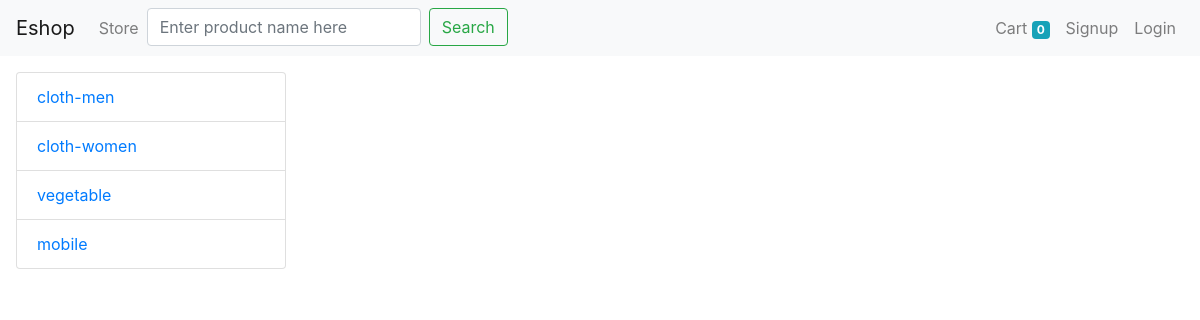
Before: /?category=3 with the older database file.
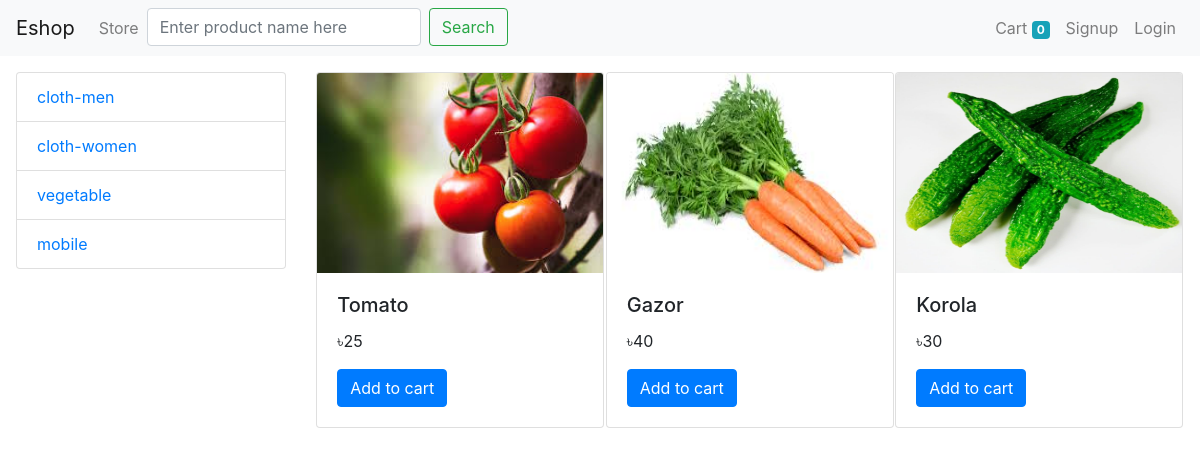
After: the same page with the newer database file.
### store/models/category.py (models this page shows, shortened)
class Category(models.Model):
    name = models.CharField(max_length=250)
    @staticmethod
    def get_all_category():
        return Category.objects.all()

### store/models/products.py (models this page shows, shortened)
class Product(models.Model):
    name = models.CharField(max_length=250)
    price = models.IntegerField(default=0)
    category = models.ForeignKey(Category, on_delete=models.CASCADE, default=1)
    description = models.CharField(max_length=400, default="")
    image = models.ImageField(upload_to='upload/products/')
    @staticmethod
    def get_product_by_category_id(category_id):
        return Product.objects.filter(category=category_id)

### store/views/index.py (the view, shortened to what this page needs)
# urls.py: path('', Index.as_view(), name="index"),
class Index(View):
    def get(self, request):
        if dict(request.session):
            if request.session.get("customer_email"):
                print(request.session["customer_email"])
            else:
                print("In session email not set.")
        else:
            print("Session not set.")
        category_list = Category.get_all_category()
        category_id = request.GET.get('category')
        product_list = None
        if category_id:
            product_list = Product.get_product_by_category_id(category_id)
        else:
            product_list = Product.get_all_product()
        data = {"products": product_list,
                "categories": category_list,
                "sdata": dict(request.session)}
        return render(request, "store/index.html", data)

### store/templatetags/custom_filter.py (called while the page is built)
@register.filter("add_currency_sign")
def add_currency_sign(price):
    return "৳" + str(price)

### store/templates/store/index.html (shortened to what this page needs)
{% extends 'store/base.html' %}
{% load cart %}
{% load custom_filter %}
{% block content %}
<div class="container-fluid p-3">
  <div class="row">
    <div class="col-lg-3">
      <div class="list-group">
        {% for category in categories %}
        <a href="/?category={{category.id}}" class="list-group-item"
          >{{category.name}}</a
        >
        {% endfor %}
      </div>
    </div>
    <div class="col-lg-9">
      <div class="row mx-auto">
        {% for product in products %}
        <div
          class="card mx-auto mb-3"
          id="{{ product.id }}"
          style="width: 18rem"
        >
          <img
            class="card-img-top"
            src="{{product.image.url}}"
            alt="Card image cap"
            style="height: 200px"
          />
          <div class="card-body">
            <h5 class="card-title">{{product.name}}</h5>
            <p class="card-text">{{product.price|add_currency_sign}}</p>
            {% if product|is_in_cart:request.session.cart %}
            <div class="row">
              <form action="/#{{ product.id }}" method="post">
                {% csrf_token %}
                <input
                  type="text"
                  hidden
                  name="product_id"
                  value="{{product.id}}"
                />
                <input type="submit" value=" + " class="btn btn-primary" />
              </form>
              <div style="display: inline-block" class="inline-block">
                {{ product.id|cart_in_quantity:request.session.cart }} in cart
              </div>
              <form action="/#{{ product.id }}" method="post">
                {% csrf_token %}
                <input
                  type="text"
                  hidden
                  name="product_id"
                  value="{{product.id}}"
                />
                <input tabindex="text" name="remove" value="True" hidden />
                <input type="submit" value=" - " class="btn btn-primary" />
              </form>
            </div>
            {% else %}
            <form action="/#{{ product.id }}" method="post">
              <input
                type="submit"
                value="Add to cart"
                class="btn btn-primary"
              />
            </form>
            {% endif %}
          </div>
        </div>
        {% endfor %}
      </div>
    </div>
  </div>
</div>
{% endblock content %}

Changed rows visible on the page:
added Product: image (picture), name "Tomato", price|add_currency_sign "৳25"
added Product: image (picture), name "Gazor", price|add_currency_sign "৳40"
added Product: image (picture), name "Korola", price|add_currency_sign "৳30"
